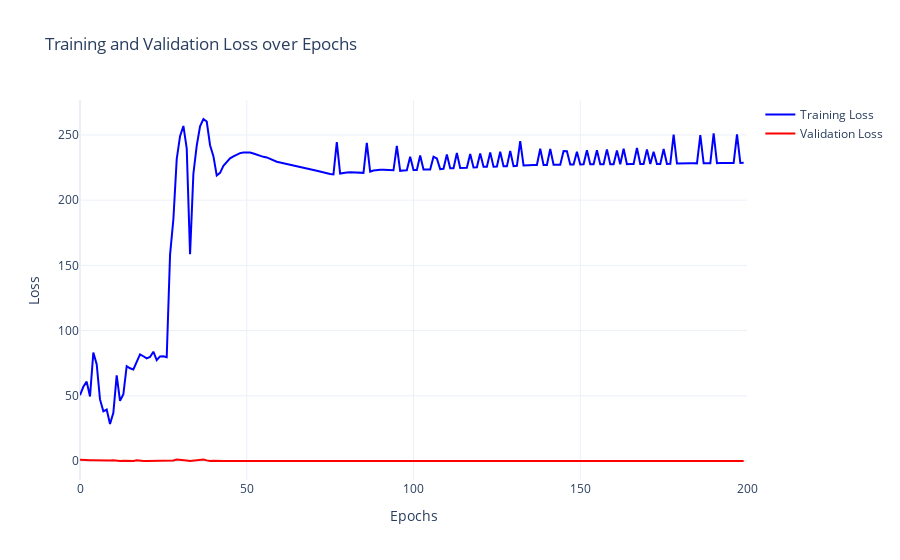

The notebook cell saved with this chart:
### Code cell
# Function to plot loss curves using Matplotlib
def plot_loss_curve(train_losses, validation_losses, num_epochs, save_path=None):
    epochs = np.arange(num_epochs)
    plt.figure(figsize=(14, 6))
    plt.plot(epochs, train_losses, label='Training Loss')
    plt.plot(epochs, validation_losses, label='Validation Loss')
    plt.xlabel('Epochs')
    plt.ylabel('Loss')
    plt.title('Loss Curve')
    plt.grid(True)
    plt.legend()
    if save_path:
        plt.savefig(save_path, dpi=600)
    plt.close()
# Function to plot loss curves using Plotly
def plot_interactive_loss_curve(train_losses, validation_losses, num_epochs, save_path=None):
    fig_plotly = go.Figure()

    fig_plotly.add_trace(go.Scatter(
        x=list(range(num_epochs)),
        y=train_losses,
        mode='lines',
        name='Training Loss',
        line=dict(color='blue')
    ))

    fig_plotly.add_trace(go.Scatter(
        x=list(range(num_epochs)),
        y=validation_losses,
        mode='lines',
        name='Validation Loss',
        line=dict(color='red')
    ))

    fig_plotly.update_layout(
        title='Training and Validation Loss over Epochs',
        xaxis_title='Epochs',
        xaxis=dict(range=[0, num_epochs]),
        yaxis_title='Loss',
        template='plotly_white'
    )

    fig_plotly.show()
    
    if save_path:
        pio.write_html(fig_plotly, file=save_path)
# Plot loss curves
plot_loss_curve(loss_hist, test_loss_hist, num_epochs, save_path=os.path.join(unique_folder_name, 'loss_curve.png'))
plot_interactive_loss_curve(loss_hist, test_loss_hist, num_epochs, save_path=os.path.join(unique_folder_name, 'interactive_loss_curve.html'))

### Figure 1 — Plotly figure (JSON) as saved in the notebook; plotly's stock layout.template omitted (floating-point values rounded to 4 significant figures; data arrays with more than 128 entries replaced by an {"elided": "..."} marker saying what was removed)
{"data": [{"line": {"color": "blue"}, "mode": "lines", "name": "Training Loss", "type": "scatter", "x": {"elided": "200 int values"}, "y": {"elided": "200 float values"}}, {"line": {"color": "red"}, "mode": "lines", "name": "Validation Loss", "type": "scatter", "x": {"elided": "200 int values"}, "y": {"elided": "200 float values"}}], "layout": {"title": {"text": "Training and Validation Loss over Epochs"}, "xaxis": {"range": [0, 200], "title": {"text": "Epochs"}}, "yaxis": {"title": {"text": "Loss"}}}}
